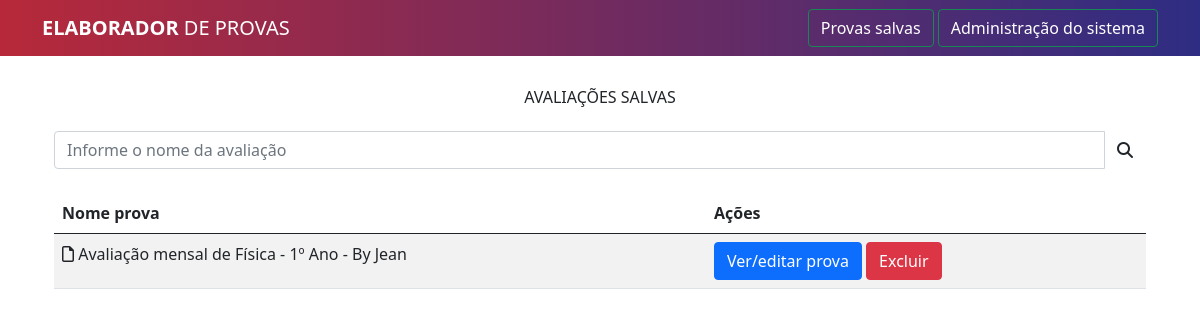
Page /listar-provas/ (signed in) on the earlier database version.
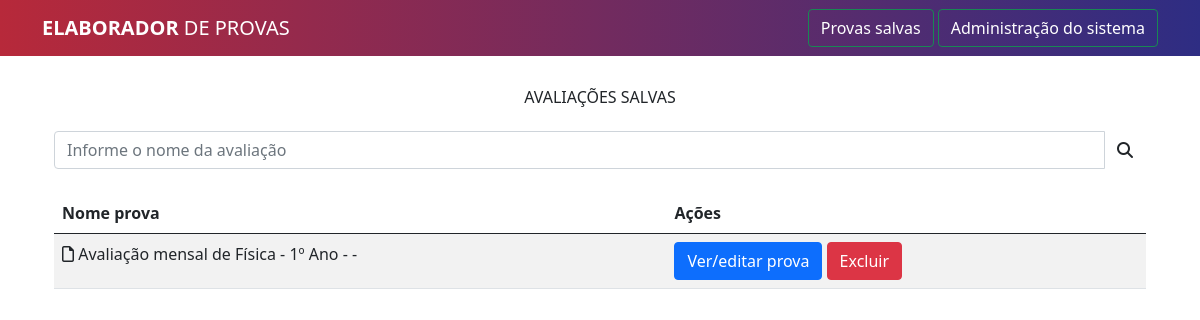
Same page on the later database version.
### elaboradorapp/models.py (models this page shows, shortened)
class Prova(models.Model):
    html_prova = models.TextField()
    nome_prova = models.CharField(max_length=100, null=True, blank=True)
    criador = models.ForeignKey(User, on_delete=models.SET_NULL, null=True, blank=True)

### elaboradorapp/views/saveListView.py (the view)
# urls.py: path('listar-provas/', views.ListarProvas.as_view(), name='listar-provas'),
class ListarProvas(ListView):
    model = Prova
    template_name = 'elaboradorapp/listar_provas.html'
    def dispatch(self, request, *args, **kwargs):
        if not request.user.is_authenticated:
            return redirect('/admin/login/?next=/')
        return super().dispatch(request, *args, **kwargs)
    def get_context_data(self, **kwargs):
        context = super().get_context_data(**kwargs)
        provas = Prova.objects.all().filter(criador=self.request.user).order_by('-id')
        if self.request.GET.get('search_box'):
            search_box = self.request.GET['search_box']
            provas = Prova.objects.filter(Q(nome_prova__icontains=search_box) | Q(
                criador__username__iexact=search_box))
        context.update({
            'provas': provas,
        })
        return context

### elaboradorapp/templates/elaboradorapp/listar_provas.html (shortened to what this page needs)
{% extends "elaboradorapp/base.html" %}
{% load static %}
{% block content %}
<div class="container mt-5">
    <div class="row">
        <div class="col-12">
            <h6 class="text-center mt-4 mb-4">AVALIAÇÕES SALVAS</h6>
        </div>
        <div class="col-12">
            <form class="form-horizontal mb-4" action="." method="GET">
                <div class="input-group">
                    <input id="search_box" name="search_box" type="text" placeholder="Informe o nome da avaliação" class="form-control" autofocus="true" value="{{ request.GET.search_box }}">
                    <span class="input-group-btn">
                        <button type="submit" class="btn btn-default form-control" title="Clique para realizar a pesquisar">
                            <i class="fa fa-search" aria-hidden="true"></i>
                        </button>
                    </span>
                </div>
            </form>
        </div>
    </div>
    <div class="row">
        <div class="col-12">
            <table class="table table-striped table-hover">
                <thead>
                    <tr>
                        <th scope="col">Nome prova</th>
                        <th scope="col">Ações</th>
                    </tr>
                </thead>
                <tbody>
                    {% for prova in provas %}
                    <tr>
                        <td><i class="fa-regular fa-file"></i>  {{ prova.nome_prova }}</td>
                        <td>
                            <a href="{% url 'elaboradorapp:ver-prova' prova.id %}" class="btn btn-primary">Ver/editar prova</a>
                            <a href="{% url 'elaboradorapp:deletar-prova' prova.id %}" class="btn btn-danger" onclick="return confirmDeletion()">Excluir</a>
                        </td>
                    </tr>
                    {% endfor %}
                </tbody>
            </table>
        </div>
    </div>
</div>
{% endblock content %}

### elaboradorapp/templates/elaboradorapp/base.html (shortened to what this page needs)
{% load static %}
<!DOCTYPE html>
<html lang="pt-BR">
<head>
  <link rel="stylesheet" href="{% static 'css/bootstrap/bootstrap.min.css' %}">
  <link rel="stylesheet" href="{% static 'fontawesome-free-6.1.1-web/css/all.min.css' %}">
  <link rel="stylesheet" href="{% static 'css/base.css' %}">
</head>
<body>
  <div class="central">
    <header class="fixed-top">
      <div class="navbar navbar-dark bg-dark box-shadow">
        <div class="container d-flex justify-content-between">
          <a class="navbar-brand text-white" href="{% url 'elaboradorapp:index' %}"><strong>ELABORADOR</strong> DE
            PROVAS</a>
          <div class="justify-content-end">
            <a class="btn btn-outline-success my-2 my-sm-0 text-white"
              href="{% url 'elaboradorapp:listar-provas' %}">Provas salvas</a>
            <a class="btn btn-outline-success my-2 my-sm-0 text-white" href="/admin" target="_blank">Administração do
              sistema</a>
          </div>
        </div>
      </div>
    </header>
    <div class="container pt-3 mb-3">
      <main>
        {% block content %}{% endblock %}
      </main>
    </div>
  </div>
</body>
</html>

### elaboradorapp/static/css/base.css (style rules this page uses)
.navbar, .navbar-lg { background: linear-gradient(to right, #b7293a, #2e2d83); flex-wrap: nowrap; }
header { user-select: none; }

Differences in the rows shown:
removed Prova: nome_prova "Avaliação mensal de Física - 1º Ano - By Jean"
added Prova: nome_prova "Avaliação mensal de Física - 1º Ano - -"
